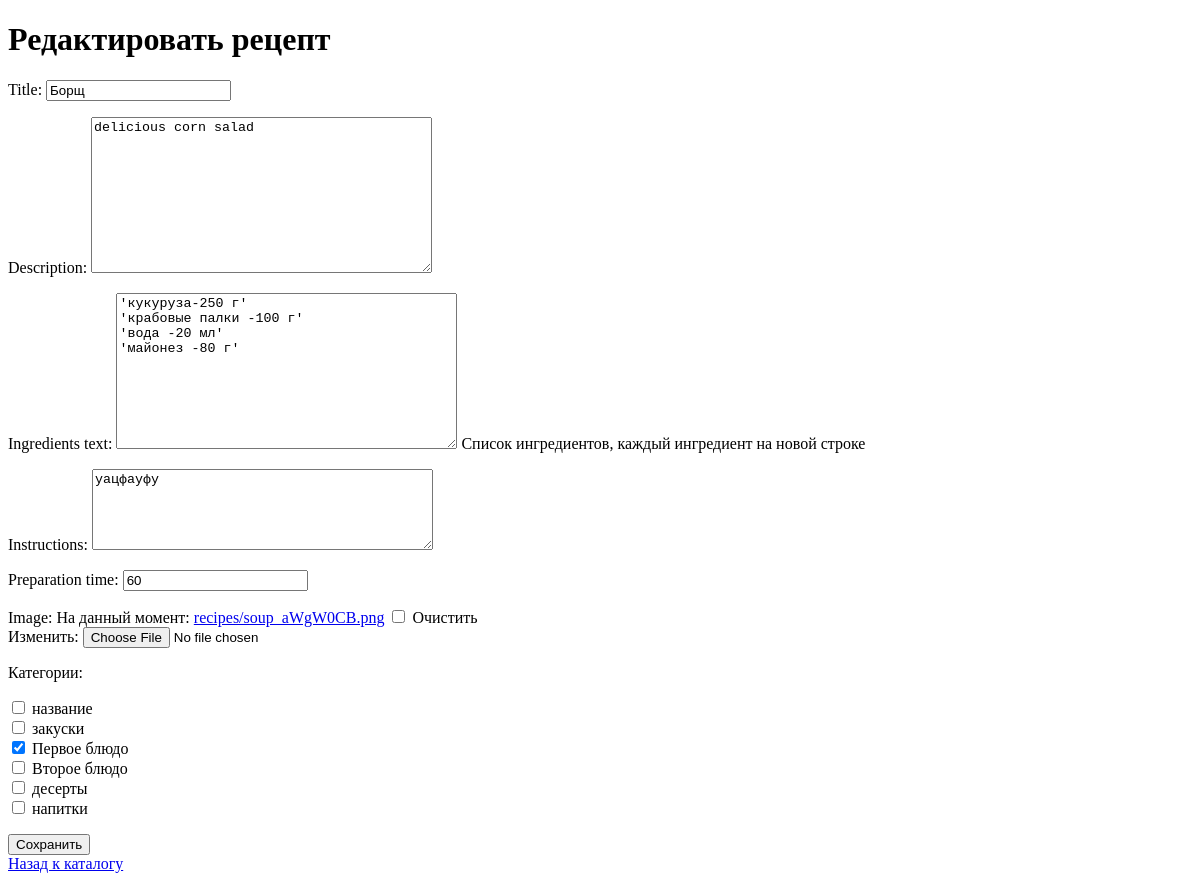
The page /recipe/2/edit/ (signed in) on the database as committed earlier.
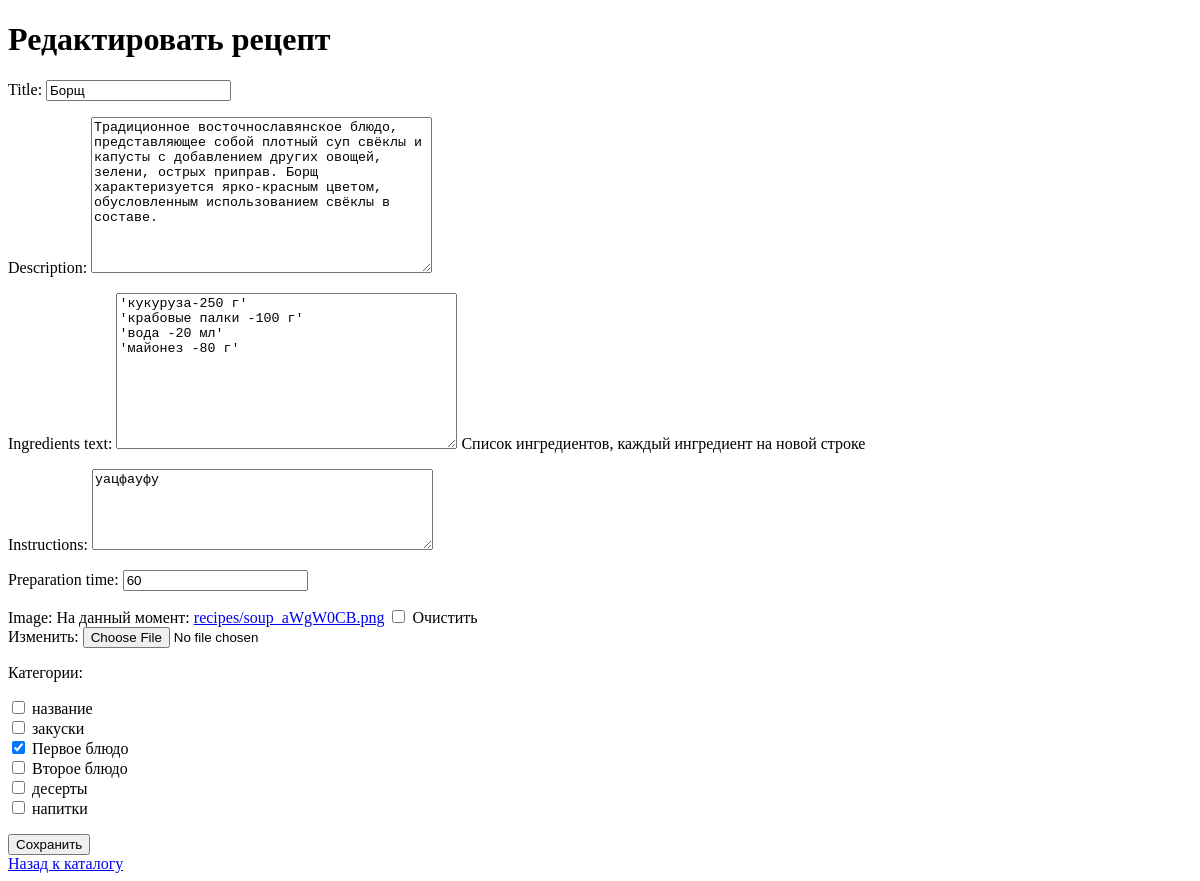
The same page on the database as committed later.
### recipes/models.py (models this page shows, shortened)
class Recipe(models.Model):
    title = models.CharField(max_length=200)
    description = models.TextField(blank=True, null=True)
    ingredients_text = models.TextField(help_text="Список ингредиентов, каждый ингредиент на новой строке")
    instructions = models.TextField()  # Поле для инструкций
    preparation_time = models.IntegerField()
    image = models.ImageField(upload_to='recipes/', blank=True, null=True)
    categories = models.ManyToManyField('Category', related_name='recipes')
    created_by = models.ForeignKey(
        User,
        on_delete=models.CASCADE,
        related_name='recipes'
    )
    created_at = models.DateTimeField(auto_now_add=True)

### recipes/views.py (the view)
# urls.py: path('recipe/<int:recipe_id>/edit/', views.recipe_edit, name='recipe_edit'),  # Редактирование рецепта
@login_required
def recipe_edit(request, recipe_id):
    recipe = get_object_or_404(Recipe, id=recipe_id)
    if recipe.created_by != request.user:
        return HttpResponseForbidden("Вы не можете редактировать этот рецепт.")
    if request.method == 'POST':
        form = RecipeForm(request.POST, request.FILES, instance=recipe)
        if form.is_valid():
            recipe = form.save(commit=False)
            recipe.save()
            form.save_m2m()
            recipe.detailed_steps.all().delete()
            steps = recipe.instructions.splitlines()
            for step_number, description in enumerate(steps, start=1):
                if description.strip():
                    Step.objects.create(recipe=recipe, step_number=step_number, description=description)
            return redirect('recipe_detail', recipe_id=recipe.id)
    else:
        form = RecipeForm(instance=recipe)
    return render(request, 'recipes/recipe_form.html', {'form': form, 'title': 'Редактировать рецепт'})

### recipes/forms.py
class RecipeForm(forms.ModelForm):
    categories = forms.ModelMultipleChoiceField(
        queryset=Category.objects.all(),
        widget=forms.CheckboxSelectMultiple,
        required=False,
        label="Категории"
    )
    class Meta:
        model = Recipe
        fields = ['title', 'description', 'ingredients_text', 'instructions', 'preparation_time', 'image', 'categories']
        widgets = {
            'instructions': forms.Textarea(attrs={
                'rows': 5,
                'placeholder': 'Введите шаги приготовления, разделяя их новой строкой'
            }),
        }

### recipes/models.py (called while the page is built)
    def __str__(self):
        return self.name

### recipes/templates/recipes/recipe_form.html (shortened to what this page needs)
<!DOCTYPE html>
<html lang="ru">
<head>
</head>
<body>
    <h1>{{ title }}</h1>
    <form method="post" enctype="multipart/form-data">
        {{ form.as_p }}
        <button type="submit">Сохранить</button>
    </form>
    <a href="{% url 'recipe_catalog' %}">Назад к каталогу</a>
</body>
</html>

Rows that differ between the two databases and show on the page:
changed Recipe "Борщ": description "delicious corn salad" → "Традиционное восточнославянское блюдо, представляющее собой плотный суп свёклы и капусты с добавлением других овощей, зелени, острых приправ. Борщ характеризуется ярко-красным цветом, обусловленным использованием свёклы в составе."
